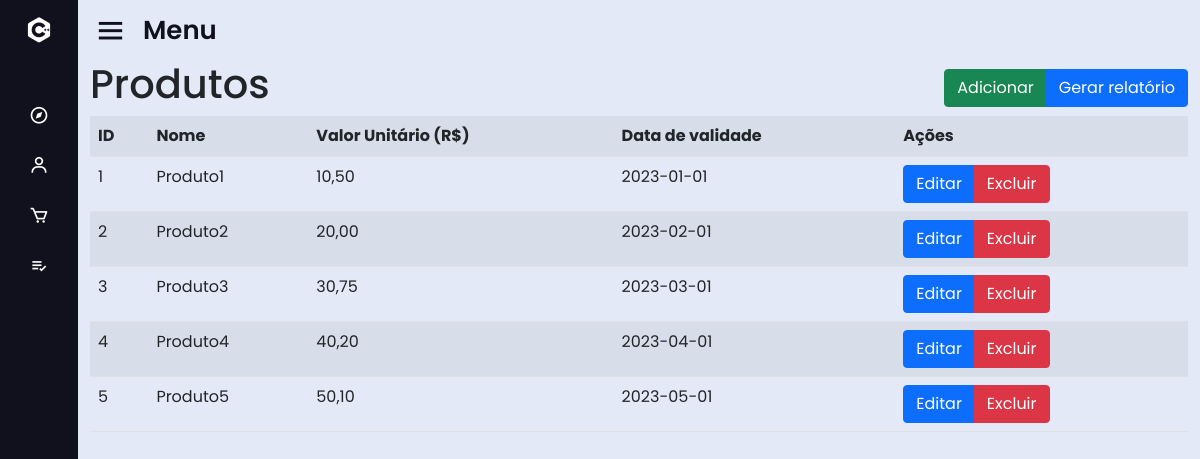
The page /sislogin/dashboard.php?page=lista_prod.php (signed in) on the database its author committed.
### tables this page shows
CREATE TABLE `produto` (
  `id_prod` int(11) NOT NULL,
  `nome_prod` varchar(255) NOT NULL,
  `valor_prod` decimal(10,2) NOT NULL,
  `dt_valid_prod` date NOT NULL
);

### sislogin/base/lista_prod.php (the view)
<div class="container">
    <div class="d-flex justify-content-between d-flex align-items-center">
        <h1>Produtos</h1>
        <div class="btn-group ">
            <a href="dashboard.php?page=add_prod.php" class="btn btn-success">Adicionar</a>
            <a href="base/relatorio/gerar_relatorio.php?tipo=prod" class="btn btn-primary">Gerar relatório</a>
        </div>
    </div>
    <table class="table table-striped">
        <tr>
            <th>ID</th>
            <th>Nome</th>
            <th>Valor Unitário (R$)</th>
            <th>Data de validade</th>
            <th colspan="2">Ações</th>
        </tr>
        <?php
        require_once "conexao.php";
        $sql = "SELECT * FROM produto";
        $sql = mysqli_query($conexao, $sql);
        while ($dados = mysqli_fetch_assoc($sql)) {
            echo "<tr>";
            echo "<td>" . $dados['id_prod'] . "</td>";
            echo "<td>" . $dados['nome_prod'] . "</td>";
            echo "<td>" . number_format($dados['valor_prod'], 2, ",", ".") . "</td>";
            echo "<td>" . $dados['dt_valid_prod'] . "</td>";
            echo "<td><div class='btn-group'><a href='dashboard.php?page=fedit_prod.php&id=".$dados['id_prod']."' class='btn btn-primary'>Editar</a>";
            echo "<a href='dashboard.php?page=remove.php&tipo=prod&id=".$dados['id_prod']."' class='btn  btn-danger'>Excluir</a></td>";
            echo "</tr>";
        }
        ?>
    </table>
</div>

### sislogin/dashboard.php (shortened to what this page needs)
<!DOCTYPE html>
<html lang="en" dir="ltr">
<head>
    <link rel="stylesheet" href="css/style.css">
    <link href='https://unpkg.com/boxicons@2.0.7/css/boxicons.min.css' rel='stylesheet'>
    <link href="https://cdn.jsdelivr.net/npm/bootstrap@5.0.2/dist/css/bootstrap.min.css" rel="stylesheet">
</head>
<body>
    <?php
            function view_itens() {
                switch($_SESSION['UsuarioNivel']) {
                    case 1:
                        $qtd_itens = 3;
                        break;
                    }
    ?>
    <?php   if($qtd_itens == 3) { ?>
        <div class="sidebar close">
            <div class="logo-details">
                <i class="bx bxl-c-plus-plus"></i>
            </div>
            <ul class="nav-links">
                <li>
                <a href="dashboard.php">
                    <i class="bx bx-compass"></i>
                </a>
                </li>
                <li>
                <a href="dashboard.php?page=lista_usu.php">
                    <i class="bx bx-user"></i>
                </a>
                </li>
                <li>
                <a href="dashboard.php?page=lista_prod.php">
                    <i class="bx bx-cart"></i>
                </a>
                </li>
                <li>
                <a href="dashboard.php?page=lista_disc.php">
                    <i class="bx bx-list-check"></i>
                </a>
                </li>
    <?php } ?>
    </ul>
    </div>
    <?php } view_itens();?>
    <section class="home-section">
    <div class="home-content">
        <i class='bx bx-menu' ></i>
        <span class="text">Menu</span>
    </div>
    <div class="container">
        <div class="row">
            <?php require_once "base/chPages.php";?>
        </div>
    </div>
    </section>
</body>
</html>

### sislogin/base/chPages.php (shortened to what this page needs)
<?php
    $page = $_REQUEST['page'] ?? '';
    switch($page) {
        case 'lista_prod.php':
            require_once "lista_prod.php";
            break;
    }
?>

### sislogin/css/style.css (style rules this page uses)
* { margin: 0; padding: 0; box-sizing: border-box; font-family: 'Poppins', sans-serif; }
.sidebar { position: fixed; top: 0; left: 0; height: 100%; width: 260px; background: #11101d; z-index: 100; transition: all 0.5s ease; }
.sidebar.close { width: 78px; }
.sidebar .logo-details { height: 60px; width: 100%; display: flex; align-items: center; }
.sidebar .logo-details i { font-size: 30px; color: #fff; height: 50px; min-width: 78px; text-align: center; line-height: 50px; }
.sidebar .nav-links { height: 100%; padding: 30px 0 150px 0; overflow: auto; }
.sidebar.close .nav-links { overflow: visible; }
.sidebar .nav-links li { position: relative; list-style: none; transition: all 0.4s ease; }
.sidebar .nav-links li i { height: 50px; min-width: 78px; text-align: center; line-height: 50px; color: #fff; font-size: 20px; cursor: pointer; transition: all 0.3s ease; }
.sidebar .nav-links li a { display: flex; align-items: center; text-decoration: none; }
.home-section { position: relative; background: #E4E9F7; height: 100vh; left: 260px; width: calc(100% - 260px); transition: all 0.5s ease; }
.sidebar.close ~ .home-section { left: 78px; width: calc(100% - 78px); }
.home-section .home-content { height: 60px; display: flex; align-items: center; }
.home-section .home-content .bx-menu, .home-section .home-content .text { color: #11101d; font-size: 35px; }
.home-section .home-content .bx-menu { margin: 0 15px; cursor: pointer; }
.home-section .home-content .text { font-size: 26px; font-weight: 600; }

### rows shown on the page
produto: id_prod "1", nome_prod "Produto1", valor_prod "10,50", dt_valid_prod "2023-01-01"
produto: id_prod "2", nome_prod "Produto2", valor_prod "20,00", dt_valid_prod "2023-02-01"
produto: id_prod "3", nome_prod "Produto3", valor_prod "30,75", dt_valid_prod "2023-03-01"
produto: id_prod "4", nome_prod "Produto4", valor_prod "40,20", dt_valid_prod "2023-04-01"
produto: id_prod "5", nome_prod "Produto5", valor_prod "50,10", dt_valid_prod "2023-05-01"
